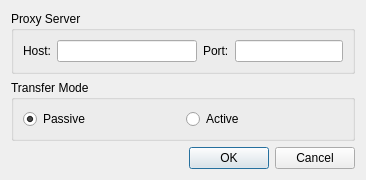
<?xml version="1.0" encoding="UTF-8"?>
<ui version="4.0">
 <class>ENSDFDownloaderSettings</class>
 <widget class="QDialog" name="ENSDFDownloaderSettings">
  <property name="geometry">
   <rect>
    <x>0</x>
    <y>0</y>
    <width>366</width>
    <height>161</height>
   </rect>
  </property>
  <property name="windowTitle">
   <string>FTP Setup</string>
  </property>
  <layout class="QVBoxLayout" name="verticalLayout">
   <item>
    <widget class="QGroupBox" name="groupBox">
     <property name="title">
      <string>Proxy Server</string>
     </property>
     <layout class="QHBoxLayout" name="horizontalLayout">
      <item>
       <widget class="QLabel" name="label">
        <property name="text">
         <string>Host:</string>
        </property>
       </widget>
      </item>
      <item>
       <widget class="QLineEdit" name="hostEdit">
        <property name="sizePolicy">
         <sizepolicy hsizetype="MinimumExpanding" vsizetype="Fixed">
          <horstretch>0</horstretch>
          <verstretch>0</verstretch>
         </sizepolicy>
        </property>
       </widget>
      </item>
      <item>
       <widget class="QLabel" name="label_2">
        <property name="text">
         <string>Port:</string>
        </property>
       </widget>
      </item>
      <item>
       <widget class="QLineEdit" name="portEdit">
        <property name="sizePolicy">
         <sizepolicy hsizetype="Preferred" vsizetype="Fixed">
          <horstretch>0</horstretch>
          <verstretch>0</verstretch>
         </sizepolicy>
        </property>
        <property name="maxLength">
         <number>5</number>
        </property>
       </widget>
      </item>
     </layout>
    </widget>
   </item>
   <item>
    <widget class="QGroupBox" name="transferGroupBox">
     <property name="title">
      <string>Transfer Mode</string>
     </property>
     <layout class="QHBoxLayout" name="horizontalLayout_2">
      <item>
       <widget class="QRadioButton" name="passiveRadio">
        <property name="text">
         <string>Passive</string>
        </property>
        <property name="checked">
         <bool>true</bool>
        </property>
       </widget>
      </item>
      <item>
       <widget class="QRadioButton" name="activeRadio">
        <property name="text">
         <string>Active</string>
        </property>
       </widget>
      </item>
     </layout>
    </widget>
   </item>
   <item>
    <widget class="QDialogButtonBox" name="buttonBox">
     <property name="orientation">
      <enum>Qt::Horizontal</enum>
     </property>
     <property name="standardButtons">
      <set>QDialogButtonBox::Cancel|QDialogButtonBox::Ok</set>
     </property>
    </widget>
   </item>
  </layout>
 </widget>
 <resources/>
 <connections>
  <connection>
   <sender>buttonBox</sender>
   <signal>accepted()</signal>
   <receiver>ENSDFDownloaderSettings</receiver>
   <slot>accept()</slot>
   <hints>
    <hint type="sourcelabel">
     <x>248</x>
     <y>254</y>
    </hint>
    <hint type="destinationlabel">
     <x>157</x>
     <y>274</y>
    </hint>
   </hints>
  </connection>
  <connection>
   <sender>buttonBox</sender>
   <signal>rejected()</signal>
   <receiver>ENSDFDownloaderSettings</receiver>
   <slot>reject()</slot>
   <hints>
    <hint type="sourcelabel">
     <x>316</x>
     <y>260</y>
    </hint>
    <hint type="destinationlabel">
     <x>286</x>
     <y>274</y>
    </hint>
   </hints>
  </connection>
 </connections>
</ui>
